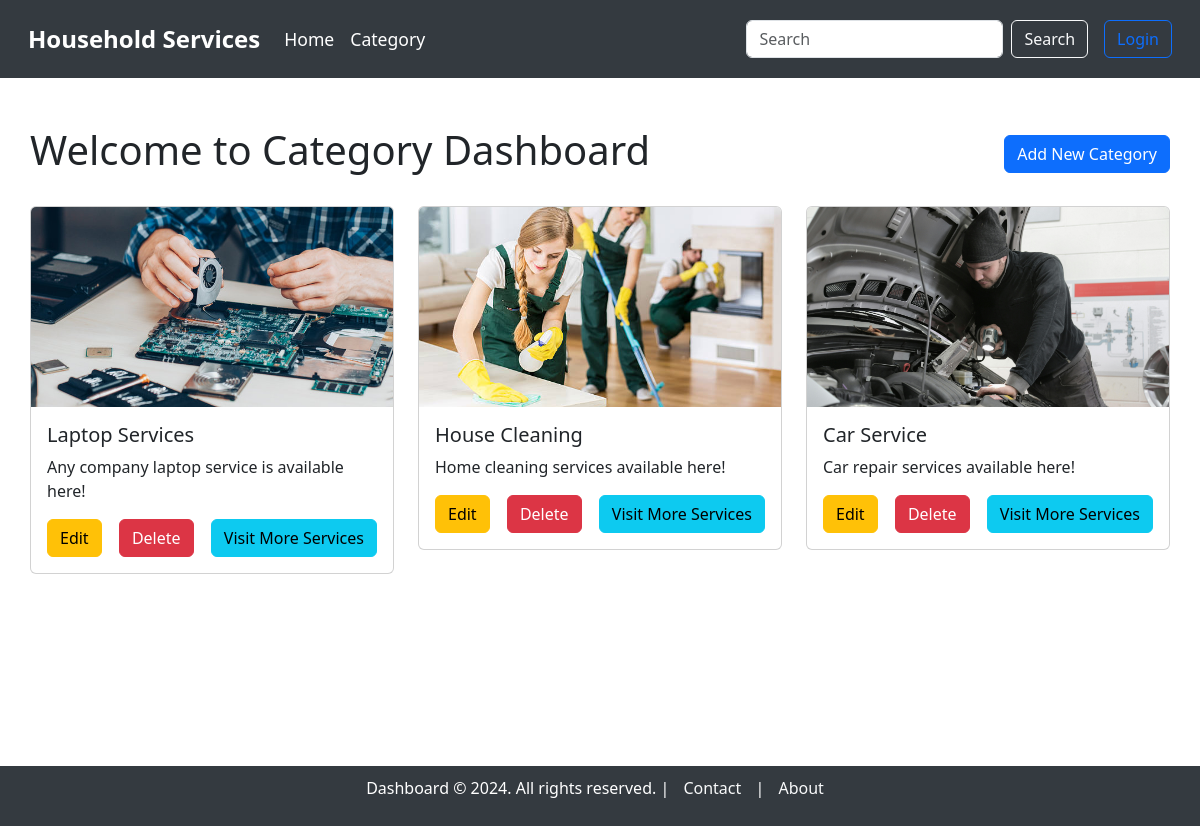
The page /category/category_dashboard.html on the database its author committed.
### model.py (models this page shows, shortened)
class Category(db.Model):
    __tablename__ = "category"
    category_id = db.Column(db.Integer, autoincrement=True, primary_key=True)
    category_name = db.Column(db.String, unique=True, nullable=False)
    category_description = db.Column(db.String, nullable=False)
    picture = db.Column(db.String)  # Path to the uploaded picture

### main.py (the view)
@app.route('/category/category_dashboard.html', methods=['GET'])
def category_dashboard():
    categories = Category.query.all()
    return render_template('category/category_dashboard.html', categories=categories)

### templates/category/category_dashboard.html (shortened to what this page needs)
{% extends 'base_dashboard.html' %}
{% block content %}
<div class="container mt-5">
    <div class="d-flex justify-content-between align-items-center mb-4">
        <h1>Welcome to Category Dashboard</h1>
        <a href="{{ url_for('create_category') }}" class="btn btn-primary">Add New Category</a>
    </div>
    {% if categories %}
        <div class="row">
            {% for category in categories %}
                <div class="col-md-4 mb-4">
                    <div class="card">
                        {% if category.picture %}
                            <img src="{{ url_for('static', filename='uploads/' + category.picture) }}" class="card-img-top" alt="Category Image" style="height: 200px; object-fit: cover;">
                        {% else %}
                            <img src="{{ url_for('static', filename='images/default-category.jpg') }}" class="card-img-top" alt="Default Category Image" style="height: 200px; object-fit: cover;">
                        {% endif %}
                        <div class="card-body">
                            <h5 class="card-title">{{ category.category_name }}</h5>
                            <p class="card-text">{{ category.category_description }}</p>
                            <div class="d-flex justify-content-between">
                                <a href="{{ url_for('edit_category', category_id=category.category_id) }}" class="btn btn-warning">Edit</a>
                                <a href="{{ url_for('delete_category', category_id=category.category_id) }}" class="btn btn-danger">Delete</a>
                                <a href="{{ url_for('service_dashboard', category_id=category.category_id) }}" class="btn btn-info">Visit More Services</a>
                            </div>
                        </div>
                    </div>
                </div>
            {% endfor %}
        </div>
    {% else %}
        <p class="text-center mt-4">No categories available.</p>
    {% endif %}
</div>
{% endblock %}

### templates/base_dashboard.html (style rules this page uses)
body { overflow-x: hidden; }
.container { max-width: 100%; padding: 0 15px; }

### rows shown on the page
Category: picture (picture), category_name "Laptop Services", category_description "Any company laptop service is available here!"
Category: picture (picture), category_name "House Cleaning", category_description "Home cleaning services available here!"
Category: picture (picture), category_name "Car Service", category_description "Car repair services available here!"
